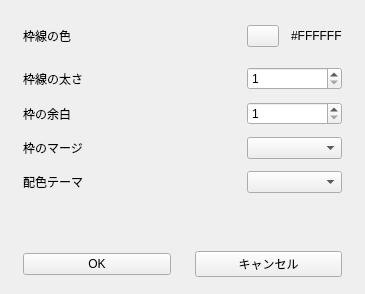
<?xml version="1.0" encoding="UTF-8"?>
<ui version="4.0">
 <class>Form</class>
 <widget class="QWidget" name="Form">
  <property name="geometry">
   <rect>
    <x>0</x>
    <y>0</y>
    <width>360</width>
    <height>294</height>
   </rect>
  </property>
  <property name="sizePolicy">
   <sizepolicy hsizetype="Fixed" vsizetype="Fixed">
    <horstretch>0</horstretch>
    <verstretch>0</verstretch>
   </sizepolicy>
  </property>
  <property name="windowTitle">
   <string>ユーザー設定</string>
  </property>
  <layout class="QVBoxLayout" name="verticalLayout">
   <item>
    <layout class="QGridLayout" name="gridLayout" columnminimumwidth="200,0">
     <property name="leftMargin">
      <number>12</number>
     </property>
     <property name="topMargin">
      <number>6</number>
     </property>
     <property name="rightMargin">
      <number>12</number>
     </property>
     <property name="bottomMargin">
      <number>6</number>
     </property>
     <property name="horizontalSpacing">
      <number>24</number>
     </property>
     <property name="verticalSpacing">
      <number>12</number>
     </property>
     <item row="1" column="0">
      <widget class="QLabel" name="label_2">
       <property name="text">
        <string>枠線の太さ</string>
       </property>
      </widget>
     </item>
     <item row="4" column="0">
      <widget class="QLabel" name="label_3">
       <property name="text">
        <string>配色テーマ</string>
       </property>
      </widget>
     </item>
     <item row="1" column="1">
      <widget class="QSpinBox" name="spbLineWidth">
       <property name="minimum">
        <number>1</number>
       </property>
       <property name="maximum">
        <number>5</number>
       </property>
      </widget>
     </item>
     <item row="0" column="0">
      <widget class="QLabel" name="label">
       <property name="text">
        <string>枠線の色</string>
       </property>
      </widget>
     </item>
     <item row="2" column="0">
      <widget class="QLabel" name="label_4">
       <property name="text">
        <string>枠の余白</string>
       </property>
      </widget>
     </item>
     <item row="2" column="1">
      <widget class="QSpinBox" name="spbBoxPadding">
       <property name="minimum">
        <number>1</number>
       </property>
       <property name="maximum">
        <number>5</number>
       </property>
      </widget>
     </item>
     <item row="4" column="1">
      <widget class="QComboBox" name="cbbTheme"/>
     </item>
     <item row="0" column="1">
      <layout class="QHBoxLayout" name="horizontalLayout_3">
       <property name="spacing">
        <number>12</number>
       </property>
       <item>
        <widget class="QPushButton" name="btnLineColor">
         <property name="maximumSize">
          <size>
           <width>32</width>
           <height>16777215</height>
          </size>
         </property>
         <property name="text">
          <string/>
         </property>
        </widget>
       </item>
       <item>
        <widget class="QLabel" name="lblLineColor">
         <property name="text">
          <string>#FFFFFF</string>
         </property>
        </widget>
       </item>
      </layout>
     </item>
     <item row="3" column="1">
      <widget class="QComboBox" name="cbbBoxMergeLevel"/>
     </item>
     <item row="3" column="0">
      <widget class="QLabel" name="label_5">
       <property name="text">
        <string>枠のマージ</string>
       </property>
      </widget>
     </item>
    </layout>
   </item>
   <item>
    <spacer name="verticalSpacer">
     <property name="orientation">
      <enum>Qt::Vertical</enum>
     </property>
     <property name="sizeType">
      <enum>QSizePolicy::Fixed</enum>
     </property>
     <property name="sizeHint" stdset="0">
      <size>
       <width>20</width>
       <height>40</height>
      </size>
     </property>
    </spacer>
   </item>
   <item>
    <layout class="QHBoxLayout" name="horizontalLayout_2">
     <property name="spacing">
      <number>24</number>
     </property>
     <property name="leftMargin">
      <number>12</number>
     </property>
     <property name="topMargin">
      <number>6</number>
     </property>
     <property name="rightMargin">
      <number>12</number>
     </property>
     <property name="bottomMargin">
      <number>6</number>
     </property>
     <item>
      <widget class="QPushButton" name="btnOK">
       <property name="text">
        <string>OK</string>
       </property>
      </widget>
     </item>
     <item>
      <widget class="QPushButton" name="btnCancel">
       <property name="text">
        <string>キャンセル</string>
       </property>
      </widget>
     </item>
    </layout>
   </item>
  </layout>
 </widget>
 <resources/>
 <connections/>
</ui>
